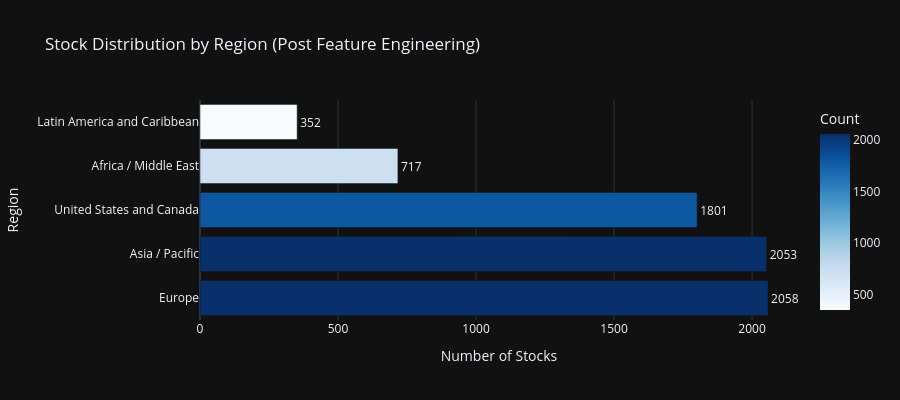
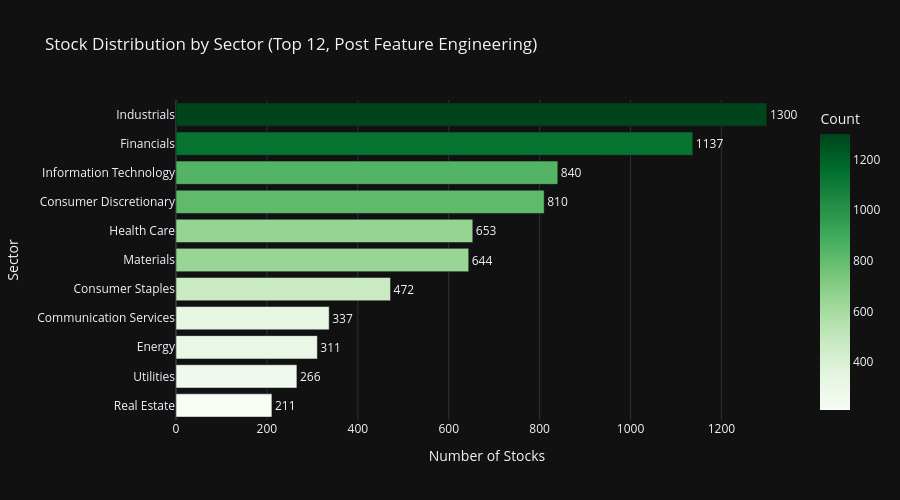
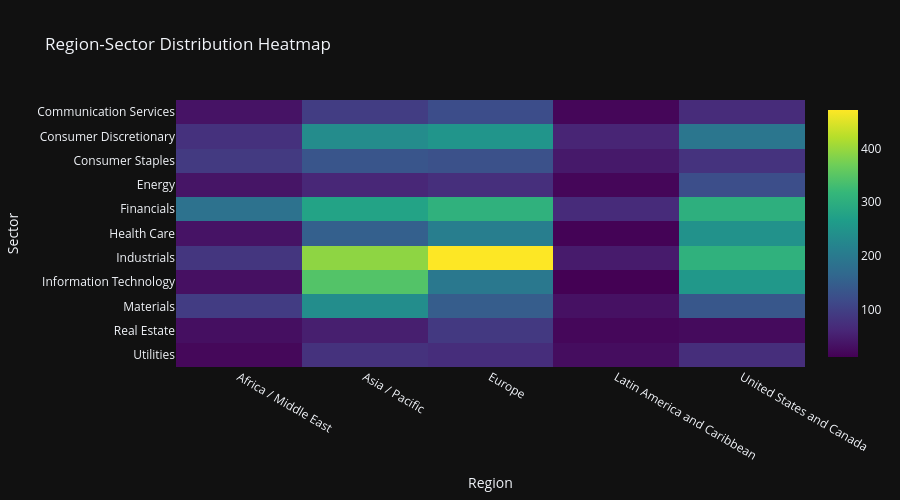

The cell these charts' notebook holds for them, in order:
### Markdown cell above
## Cell 7: Region & Sector Analytics with Feature Coverage

Section 17 compliant Plotly visualizations with dark theme.
Enhanced with Phase 9.3 feature analytics by region and sector.

### Code cell
# ============================================================================
# Cell 7: Region & Sector Analytics with Feature Coverage
# ============================================================================

print('=' * 80)
print('REGION & SECTOR ANALYTICS WITH FEATURE COVERAGE')
print('=' * 80)

# Use all_stocks_features (post feature engineering) for analytics
df_analytics = all_stocks_preprocessed

# Region distribution
if 'region' in df_analytics.columns:
    region_counts = df_analytics['region'].value_counts().reset_index()
    region_counts.columns = ['Region', 'Count']
    region_counts['Percentage'] = (region_counts['Count'] / region_counts['Count'].sum() * 100).round(1)

    fig_region = px.bar(
        region_counts,
        x='Count',
        y='Region',
        orientation='h',
        title='Stock Distribution by Region (Post Feature Engineering)',
        template=PLOTLY_TEMPLATE,
        color='Count',
        color_continuous_scale='Blues',
        text='Count',
    )
    fig_region.update_traces(
        textposition='outside',
        hovertemplate='<b>%{y}</b><br>Count: %{x}<br>Percentage: %{customdata[0]:.1f}%',
        customdata=region_counts[['Percentage']].values
    )
    fig_region.update_layout(
        xaxis_title='Number of Stocks',
        yaxis_title='Region',
        height=400,
        showlegend=False,
    )
    fig_region.show()

# Sector distribution (using TOP_N_SECTORS constant)
if 'sector' in df_analytics.columns:
    sector_counts = df_analytics['sector'].value_counts().head(TOP_N_SECTORS).reset_index()
    sector_counts.columns = ['Sector', 'Count']
    sector_counts['Percentage'] = (sector_counts['Count'] / len(df_analytics) * 100).round(1)

    fig_sector = px.bar(
        sector_counts.sort_values('Count'),
        x='Count',
        y='Sector',
        orientation='h',
        title=f'Stock Distribution by Sector (Top {TOP_N_SECTORS}, Post Feature Engineering)',
        template=PLOTLY_TEMPLATE,
        color='Count',
        color_continuous_scale='Greens',
        text='Count',
    )
    fig_sector.update_traces(
        textposition='outside',
        hovertemplate='<b>%{y}</b><br>Count: %{x}<br>Percentage: %{customdata[0]:.1f}%',
        customdata=sector_counts.sort_values('Count')[['Percentage']].values
    )
    fig_sector.update_layout(
        xaxis_title='Number of Stocks',
        yaxis_title='Sector',
        height=500,
        showlegend=False,
    )
    fig_sector.show()

# Region-Sector Heatmap
if 'region' in df_analytics.columns and 'sector' in df_analytics.columns:
    cross_tab = pd.crosstab(
        df_analytics['sector'],
        df_analytics['region']
    ).head(TOP_N_SECTORS)

    fig_heatmap = px.imshow(
        cross_tab,
        title='Region-Sector Distribution Heatmap',
        template=PLOTLY_TEMPLATE,
        color_continuous_scale='Viridis',
        aspect='auto',
    )
    fig_heatmap.update_layout(
        xaxis_title='Region',
        yaxis_title='Sector',
        height=500,
    )
    fig_heatmap.show()

print('\n✓ Distribution visualizations complete')

# ============================================================================
# Feature Coverage Analytics by Region and Sector
# ============================================================================
print('\n' + '=' * 80)
print('📊 PHASE 9.3 FEATURE ANALYTICS BY REGION & SECTOR')
print('=' * 80)

# Define key Phase 9.3 features for analysis (schema-driven from PHASE93_FEATURE_CATEGORIES)
# Select representative features from each category for coverage analysis
# Define key Phase 9.3 features for analysis (schema-driven from PHASE93_FEATURE_CATEGORIES)
# Use all 6 categories comprehensively for complete coverage
key_phase93_features = (
        PHASE93_FEATURE_CATEGORIES.get('profitability', [])[:5] +  # Margins, EBITDA, EBIT, net income
        PHASE93_FEATURE_CATEGORIES.get('valuation', [])[:5] +  # P/E, P/B, EV ratios
        PHASE93_FEATURE_CATEGORIES.get('momentum', [])[:5] +  # Price changes, returns
        PHASE93_FEATURE_CATEGORIES.get('quality_risk', [])[:5] +  # Altman Z, ROE, ROA, volatility
        PHASE93_FEATURE_CATEGORIES.get('cash_flow', [])[:5] +  # CFO, FCF, CFI, CFF
        PHASE93_FEATURE_CATEGORIES.get('growth', [])  # Revenue CAGR, growth estimates (all)
)
# Map input columns to engineered feature names where applicable
feature_mapping = {
    'return_on_equity_pct_ltm': 'roe',
    'return_on_assets_roa_pct_ltm': 'roa',
    'p_e_ltm': 'p_e_ratio',
    'p_e_ntm': 'p_e_ratio',
    'ev_ebitda_ltm': 'ev_ebitda_ratio',
    'altman_z_score_ltm': 'altman_z_score',
    'price_chg_pct_1m': 'price_momentum_1m',
    'price_chg_pct_3m': 'price_momentum_3m',
}
# Build list using both raw and engineered feature names
available_phase93 = list(set([
                                 f for f in key_phase93_features if f in df_analytics.columns
                             ] + [
                                 feature_mapping.get(f, f) for f in key_phase93_features
                                 if feature_mapping.get(f, f) in df_analytics.columns
                             ]))[:12]  # Limit to 12 for visualization clarity

if available_phase93 and 'region' in df_analytics.columns:
    print(f'\n📍 Feature Coverage by Region ({len(available_phase93)} key features):')

    # Calculate non-null percentage per region for each feature
    region_coverage_data = []
    for region in df_analytics['region'].unique():
        region_df = df_analytics[df_analytics['region'] == region]
        region_count = len(region_df)

        for feat in available_phase93:
            non_null = region_df[feat].notna().sum()
            coverage_pct = (non_null / region_count * 100) if region_count > 0 else 0
            region_coverage_data.append({
                'Region': region,
                'Feature': feat,
                'Coverage %': round(coverage_pct, 1),
                'Non-Null': non_null,
                'Total': region_count
            })

    region_coverage_df = pd.DataFrame(region_coverage_data)

    # Pivot for heatmap
    region_pivot = region_coverage_df.pivot(index='Feature', columns='Region', values='Coverage %')

    fig_region_coverage = px.imshow(
        region_pivot,
        title='Phase 9.3 Feature Coverage by Region (%)',
        template=PLOTLY_TEMPLATE,
        color_continuous_scale='RdYlGn',
        zmin=0, zmax=100,
        aspect='auto',
    )
    fig_region_coverage.update_layout(
        xaxis_title='Region',
        yaxis_title='Feature',
        height=500,
    )
    fig_region_coverage.show()

if available_phase93 and 'sector' in df_analytics.columns:
    print(f'\n🏢 Feature Coverage by Sector (Top 10 sectors, {len(available_phase93)} key features):')

    # Get top 10 sectors by count
    top_sectors = df_analytics['sector'].value_counts().head(10).index.tolist()

    # Calculate non-null percentage per sector for each feature
    sector_coverage_data = []
    for sector in top_sectors:
        sector_df = df_analytics[df_analytics['sector'] == sector]
        sector_count = len(sector_df)

        for feat in available_phase93:
            non_null = sector_df[feat].notna().sum()
            coverage_pct = (non_null / sector_count * 100) if sector_count > 0 else 0
            sector_coverage_data.append({
                'Sector': str(sector)[:25],  # Truncate long names
                'Feature': feat,
                'Coverage %': round(coverage_pct, 1),
                'Non-Null': non_null,
                'Total': sector_count
            })

    sector_coverage_df = pd.DataFrame(sector_coverage_data)

    # Pivot for heatmap
    sector_pivot = sector_coverage_df.pivot(index='Feature', columns='Sector', values='Coverage %')

    fig_sector_coverage = px.imshow(
        sector_pivot,
        title='Phase 9.3 Feature Coverage by Sector (%)',
        template=PLOTLY_TEMPLATE,
        color_continuous_scale='RdYlGn',
        zmin=0, zmax=100,
        aspect='auto',
    )
    fig_sector_coverage.update_layout(
        xaxis_title='Sector',
        yaxis_title='Feature',
        height=600,
    )
    fig_sector_coverage.show()

# Feature statistics by region
if available_phase93 and 'region' in df_analytics.columns:
    print(f'\n📊 Key Feature Statistics by Region:')

    # Select 3 key features for detailed statistics
    stat_features = ['roe', 'price_momentum_1m', 'debt_to_equity']
    stat_features = [f for f in stat_features if f in df_analytics.columns]

    if stat_features:
        region_stats = df_analytics.groupby('region')[stat_features].agg(['mean', 'median', 'std']).round(3)
        print(region_stats.to_string())

        # Box plot for ROE by region (if available)
        if 'roe' in df_analytics.columns:
            fig_roe_region = px.box(
                df_analytics[df_analytics['roe'].notna()],
                x='region',
                y='roe',
                title='Return on Equity (ROE) Distribution by Region',
                template=PLOTLY_TEMPLATE,
                color='region',
            )
            fig_roe_region.update_layout(
                xaxis_title='Region',
                yaxis_title='ROE',
                height=450,
                showlegend=False,
            )
            fig_roe_region.show()

print('\n✓ Feature analytics by region and sector complete')

### Figure 1 — Plotly figure (JSON) as saved in the notebook; plotly's stock layout.template omitted (floating-point values rounded to 4 significant figures)
{"data": [{"hovertemplate": "<b>%{y}</b><br>Count: %{x}<br>Percentage: %{customdata[0]:.1f}%", "legendgroup": "", "marker": {"color": [2058, 2053, 1801, 717, 352], "coloraxis": "coloraxis", "pattern": {"shape": ""}}, "name": "", "orientation": "h", "showlegend": false, "text": [2058.0, 2053.0, 1801.0, 717.0, 352.0], "textposition": "outside", "x": [2058, 2053, 1801, 717, 352], "xaxis": "x", "y": ["Europe", "Asia / Pacific", "United States and Canada", "Africa / Middle East", "Latin America and Caribbean"], "yaxis": "y", "type": "bar", "customdata": [[29.5], [29.4], [25.8], [10.3], [5.0]]}], "layout": {"xaxis": {"anchor": "y", "domain": [0.0, 1.0], "title": {"text": "Number of Stocks"}}, "yaxis": {"anchor": "x", "domain": [0.0, 1.0], "title": {"text": "Region"}}, "coloraxis": {"colorbar": {"title": {"text": "Count"}}, "colorscale": [[0.0, "rgb(247,251,255)"], [0.125, "rgb(222,235,247)"], [0.25, "rgb(198,219,239)"], [0.375, "rgb(158,202,225)"], [0.5, "rgb(107,174,214)"], [0.625, "rgb(66,146,198)"], [0.75, "rgb(33,113,181)"], [0.875, "rgb(8,81,156)"], [1.0, "rgb(8,48,107)"]]}, "legend": {"tracegroupgap": 0}, "title": {"text": "Stock Distribution by Region (Post Feature Engineering)"}, "barmode": "relative", "height": 400, "showlegend": false}}

### Figure 2 — Plotly figure (JSON) as saved in the notebook; plotly's stock layout.template omitted (floating-point values rounded to 4 significant figures)
{"data": [{"hovertemplate": "<b>%{y}</b><br>Count: %{x}<br>Percentage: %{customdata[0]:.1f}%", "legendgroup": "", "marker": {"color": [211, 266, 311, 337, 472, 644, 653, 810, 840, 1137, 1300], "coloraxis": "coloraxis", "pattern": {"shape": ""}}, "name": "", "orientation": "h", "showlegend": false, "text": [211.0, 266.0, 311.0, 337.0, 472.0, 644.0, 653.0, 810.0, 840.0, 1137.0, 1300.0], "textposition": "outside", "x": [211, 266, 311, 337, 472, 644, 653, 810, 840, 1137, 1300], "xaxis": "x", "y": ["Real Estate", "Utilities", "Energy", "Communication Services", "Consumer Staples", "Materials", "Health Care", "Consumer Discretionary", "Information Technology", "Financials", "Industrials"], "yaxis": "y", "type": "bar", "customdata": [[3.0], [3.8], [4.5], [4.8], [6.8], [9.2], [9.4], [11.6], [12.0], [16.3], [18.6]]}], "layout": {"xaxis": {"anchor": "y", "domain": [0.0, 1.0], "title": {"text": "Number of Stocks"}}, "yaxis": {"anchor": "x", "domain": [0.0, 1.0], "title": {"text": "Sector"}}, "coloraxis": {"colorbar": {"title": {"text": "Count"}}, "colorscale": [[0.0, "rgb(247,252,245)"], [0.125, "rgb(229,245,224)"], [0.25, "rgb(199,233,192)"], [0.375, "rgb(161,217,155)"], [0.5, "rgb(116,196,118)"], [0.625, "rgb(65,171,93)"], [0.75, "rgb(35,139,69)"], [0.875, "rgb(0,109,44)"], [1.0, "rgb(0,68,27)"]]}, "legend": {"tracegroupgap": 0}, "title": {"text": "Stock Distribution by Sector (Top 12, Post Feature Engineering)"}, "barmode": "relative", "height": 500, "showlegend": false}}

### Figure 3 — Plotly figure (JSON) as saved in the notebook; plotly's stock layout.template omitted (floating-point values rounded to 4 significant figures)
{"data": [{"coloraxis": "coloraxis", "name": "0", "x": ["Africa / Middle East", "Asia / Pacific", "Europe", "Latin America and Caribbean", "United States and Canada"], "y": ["Communication Services", "Consumer Discretionary", "Consumer Staples", "Energy", "Financials", "Health Care", "Industrials", "Information Technology", "Materials", "Real Estate", "Utilities"], "z": [[35, 95, 120, 18, 69], [76, 234, 250, 58, 192], [90, 133, 127, 43, 79], [37, 61, 73, 18, 122], [185, 277, 307, 67, 301], [35, 151, 208, 14, 245], [84, 393, 472, 45, 306], [31, 345, 197, 11, 256], [94, 236, 146, 32, 136], [30, 50, 88, 19, 24], [20, 78, 70, 27, 71]], "type": "heatmap", "xaxis": "x", "yaxis": "y", "hovertemplate": "region: %{x}<br>sector: %{y}<br>color: %{z}<extra></extra>"}], "layout": {"xaxis": {"anchor": "y", "domain": [0.0, 1.0], "title": {"text": "Region"}}, "yaxis": {"anchor": "x", "domain": [0.0, 1.0], "autorange": "reversed", "title": {"text": "Sector"}}, "coloraxis": {"colorscale": [[0.0, "#440154"], [0.1111, "#482878"], [0.2222, "#3e4989"], [0.3333, "#31688e"], [0.4444, "#26828e"], [0.5556, "#1f9e89"], [0.6667, "#35b779"], [0.7778, "#6ece58"], [0.8889, "#b5de2b"], [1.0, "#fde725"]]}, "title": {"text": "Region-Sector Distribution Heatmap"}, "height": 500}}
